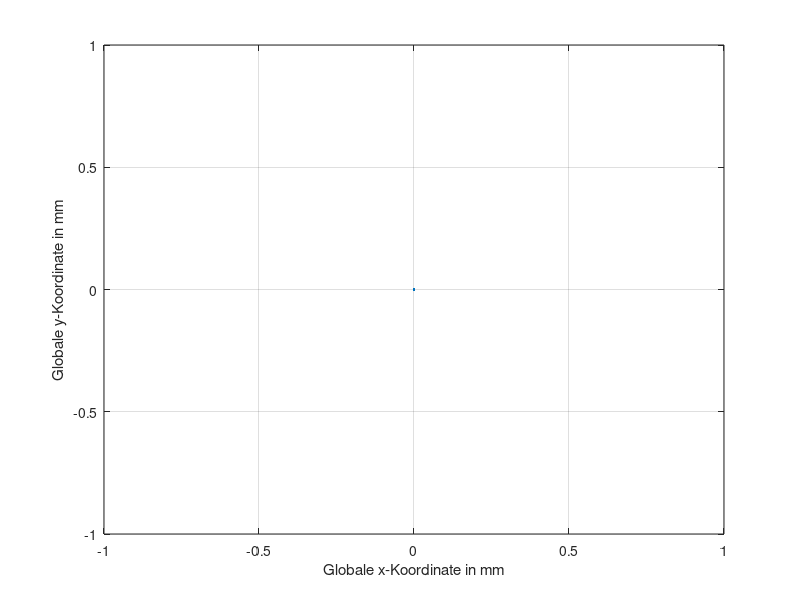

The MATLAB source for this figure: (Note: this script raises an error after producing the figure.)
%%INIT
d=350; %[mm]
r=d/2;
Sicherheit= 50; %[mm]
OffsetAnfahr= 50;
%Plotfarben
farbeWarte=[1 0 0 0.2];
farbeLadestation=[0 1 0 0.2];
farbeAnfahr=[0 0 0 0.2];

% Lade Anfahr und Abgabepose aus Mat-file
AbgabeAnfahrPose=load('AbgabeAnfahrPose.mat');
AbgabeX=AbgabeAnfahrPose.AbgabeAnfahrPosen(:,1:6);
AbgabeY=AbgabeAnfahrPose.AbgabeAnfahrPosen(:,7:12);
AnfahrX=AbgabeAnfahrPose.AbgabeAnfahrPosen(:,13:18);
AnfahrY=AbgabeAnfahrPose.AbgabeAnfahrPosen(:,19:24);

%Berechne Fertigungsbereich
FertigungsbP1X = AnfahrX(1,3)-r-Sicherheit;
FertigungsbP1Y = AnfahrY(1,3)-r-Sicherheit;
FertigungsbP2X = (AnfahrX(4,6)+r+Sicherheit)-FertigungsbP1X;
FertigungsbP2Y = (AnfahrY(4,6)+r+Sicherheit)-FertigungsbP1Y;

%Positionen Stationen
Station1X = 1032;
Station1Y = 2672;

Station2X = 2244;
Station2Y = 2672;

Station3X = 3461;
Station3Y = 2672;

Station4X = 4636;
Station4Y = 2672;

StationXdim = 130;
StationYdim = 325;

StationX = [Station1X Station2X Station3X Station4X];
StationY = [Station1Y Station2Y Station3Y Station4Y];

%Warteposen berechnen
Wartepose=zeros(4,6);
for n=1:1:4
    %vorne
    Wartepose(n,1)=AnfahrX(n,3);
    Wartepose(n,2)=AnfahrX(n,4);
    Wartepose(n,3)=FertigungsbP1Y-Sicherheit-r;
    %hinten  
    Wartepose(n,4)=AnfahrX(n,1);
    Wartepose(n,5)=AnfahrX(n,6);
    Wartepose(n,6)=FertigungsbP1Y+FertigungsbP2Y+Sicherheit+r;
end

% Ladestationen
LadeX = [5965 6182 5965 6194 5965];
LadeY = [2593 2593 3080 3081 2593];

%% Karte erstellen
%close all;[
figure(1);
for t=1:20:4000
axis equal
xlim([0 7500]),ylim([0 3650]);
plot(0,0);
title(''),xlabel('Globale x-Koordinate in mm'),ylabel('Globale y-Koordinate in mm');
grid on;
hold on;


rectangle('Position',[FertigungsbP1X FertigungsbP1Y FertigungsbP2X FertigungsbP2Y], 'FaceColor', [0.1 0.1 0.5 0.2])
for n = 1 : 1 : 4
    rectangle('Position',[StationX(n) StationY(n) StationXdim StationYdim])
    %Plotte Warteposen vor und hinter Stationen
    plotRobot( Wartepose(n,1),Wartepose(n,3),farbeWarte);
    plotRobot( Wartepose(n,2),Wartepose(n,3),farbeWarte);
    plotRobot( Wartepose(n,4),Wartepose(n,6),farbeWarte);
    plotRobot( Wartepose(n,5),Wartepose(n,6),farbeWarte);
    
end
%% Parkposition
ParkX(1)=((Station2X-(Station1X+StationXdim))/2)+Station1X+StationXdim;
ParkY(1)=Station1Y+(StationYdim/2);

ParkX(2)=((Station3X-(Station2X+StationXdim))/2)+Station2X+StationXdim;
ParkY(2)=Station2Y+(StationYdim/2);

ParkX(3)=((Station4X-(Station3X+StationXdim))/2)+Station3X+StationXdim;
ParkY(3)=Station3Y+(StationYdim/2);

farbePark=[1 1 1 0];

for n=1:1:3
    plotRobot( ParkX(n), ParkY(n), farbeWarte );
    
end



for x=1:5
plotRobot(Positionen.Data(t,(x-1)*3+1),Positionen.Data(t,(x-1)*3+2),farbeAnfahr);
end
pause(0.001);
hold off
end


